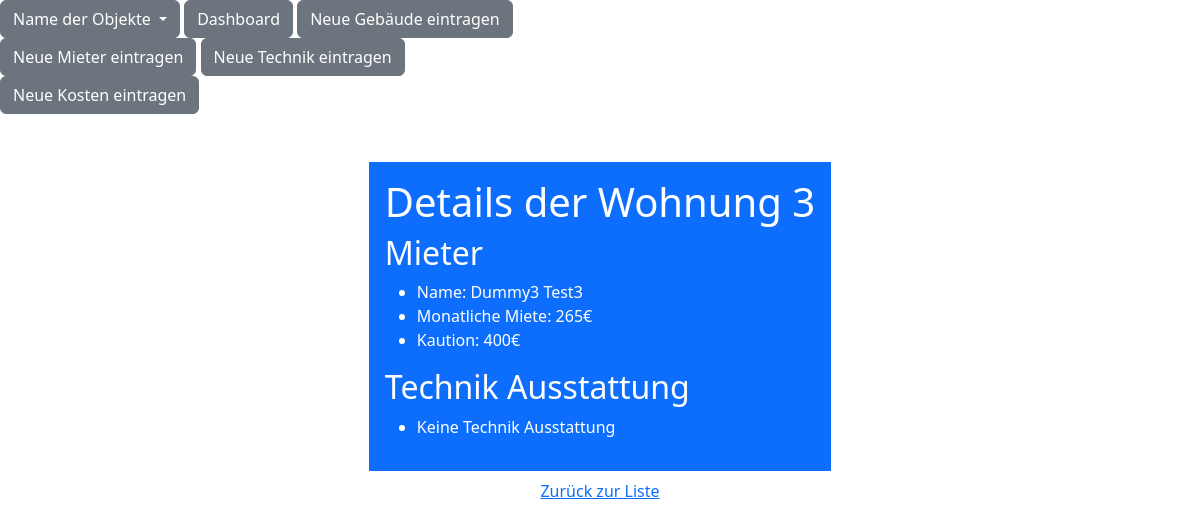
The app's page /wohnung/3/ with its own data.
### gebäude/models.py (models this page shows)
class Mietern(models.Model):
    objekt = models.ForeignKey(Objekte, on_delete=models.CASCADE)
    vornanme = models.CharField(max_length=200)
    nachname = models.CharField(max_length=200)
    monats_miethe = models.IntegerField(validators=[zusässige_posetive], blank=True)
    kaution = models.IntegerField(validators=[zusässige_posetive], blank=True)
    wohnung = models.IntegerField(blank=True, null=True)

### gebäude/views.py (the view)
# urls.py: path('wohnung/<int:id>/', wohnung_details, name='wohnung-details'),
def wohnung_details(request, id):
    mieter = get_object_or_404(Mietern, id=id)
    technik = Technik.objects.filter(objekt=mieter.objekt, wohnung=mieter.wohnung)
    objekte = Objekte.objects.all()
    return render(request, 'wohnung_details.html', {'mieter': mieter, 'technik': technik, 'objekte': objekte})

### templates/wohnung_details.html (shortened to what this page needs)
{% extends 'base.html' %}
{% load custom_filters %}
{% block content %}
<body>
    <div class="container d-flex flex-column align-items-center mt-5">
        <div class="p-3 mb-2 bg-primary text-white">
        <h1>Details der Wohnung {{ mieter.wohnung }}</h1>
        <h2>Mieter</h2>
        <ul>
            <li>Name: {{ mieter.vornanme }} {{ mieter.nachname }}</li>
            <li>Monatliche Miete: {{ mieter.monats_miethe }}€</li>
            <li>Kaution: {{ mieter.kaution }}€</li>
        </ul>
        <h2>Technik Ausstattung</h2>
        <ul>
            {% for tech in technik %}
            <li>{{ tech.gegenstand }}</li>
            {% empty %}
            <li>Keine Technik Ausstattung</li>
            {% endfor %}
        </ul>
    </div>
    <a href="{% url 'objekte' %}">Zurück zur Liste</a>
</div>
</body>
{% endblock %}

### records on screen
Mietern: wohnung "3", vornanme "Dummy3", nachname "Test3", monats_miethe "265", kaution "400"
